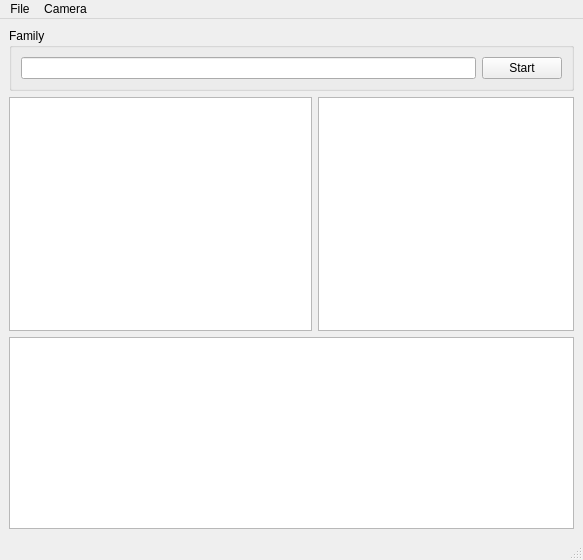
<?xml version="1.0" encoding="UTF-8"?>
<ui version="4.0">
 <class>TetherWindow</class>
 <widget class="QMainWindow" name="TetherWindow">
  <property name="windowModality">
   <enum>Qt::NonModal</enum>
  </property>
  <property name="geometry">
   <rect>
    <x>0</x>
    <y>0</y>
    <width>583</width>
    <height>560</height>
   </rect>
  </property>
  <property name="acceptDrops">
   <bool>false</bool>
  </property>
  <property name="windowTitle">
   <string>LBC Directory Tether</string>
  </property>
  <property name="unifiedTitleAndToolBarOnMac">
   <bool>false</bool>
  </property>
  <widget class="QWidget" name="centralwidget">
   <layout class="QVBoxLayout" name="verticalLayout_2">
    <item>
     <widget class="QGroupBox" name="familyGrp">
      <property name="title">
       <string>Family</string>
      </property>
      <layout class="QHBoxLayout" name="horizontalLayout_2">
       <item>
        <widget class="SearchBox" name="searchbox"/>
       </item>
       <item>
        <widget class="QPushButton" name="pushButton">
         <property name="text">
          <string>Start</string>
         </property>
        </widget>
       </item>
      </layout>
     </widget>
    </item>
    <item>
     <widget class="QWidget" name="widget" native="true">
      <property name="sizePolicy">
       <sizepolicy hsizetype="Preferred" vsizetype="Preferred">
        <horstretch>0</horstretch>
        <verstretch>200</verstretch>
       </sizepolicy>
      </property>
      <layout class="QHBoxLayout" name="horizontalLayout" stretch="0,0">
       <property name="margin">
        <number>0</number>
       </property>
       <item>
        <widget class="QGraphicsView" name="preview"/>
       </item>
       <item>
        <widget class="QListWidget" name="thumbList">
         <property name="sizePolicy">
          <sizepolicy hsizetype="Minimum" vsizetype="Expanding">
           <horstretch>0</horstretch>
           <verstretch>200</verstretch>
          </sizepolicy>
         </property>
         <property name="minimumSize">
          <size>
           <width>50</width>
           <height>0</height>
          </size>
         </property>
         <property name="mouseTracking">
          <bool>false</bool>
         </property>
        </widget>
       </item>
      </layout>
     </widget>
    </item>
    <item>
     <widget class="QPlainTextEdit" name="log"/>
    </item>
   </layout>
  </widget>
  <widget class="QMenuBar" name="menubar">
   <property name="geometry">
    <rect>
     <x>0</x>
     <y>0</y>
     <width>583</width>
     <height>23</height>
    </rect>
   </property>
   <widget class="QMenu" name="menuFile">
    <property name="title">
     <string>File</string>
    </property>
    <addaction name="actionSign_in"/>
    <addaction name="actionQuit"/>
   </widget>
   <widget class="QMenu" name="menuCamera">
    <property name="title">
     <string>Camera</string>
    </property>
    <addaction name="actionInfo"/>
    <addaction name="actionDetect_Camer"/>
    <addaction name="actionCapture"/>
   </widget>
   <addaction name="menuFile"/>
   <addaction name="menuCamera"/>
  </widget>
  <widget class="QStatusBar" name="statusbar"/>
  <action name="actionQuit">
   <property name="icon">
    <iconset theme="application-exit">
     <normaloff/>
    </iconset>
   </property>
   <property name="text">
    <string>Quit</string>
   </property>
   <property name="shortcut">
    <string>Ctrl+Shift+Q</string>
   </property>
   <property name="shortcutContext">
    <enum>Qt::ApplicationShortcut</enum>
   </property>
   <property name="menuRole">
    <enum>QAction::QuitRole</enum>
   </property>
   <property name="iconVisibleInMenu">
    <bool>true</bool>
   </property>
  </action>
  <action name="actionInfo">
   <property name="text">
    <string>Information</string>
   </property>
  </action>
  <action name="actionDetect_Camer">
   <property name="text">
    <string>Detect Camera</string>
   </property>
  </action>
  <action name="actionLog">
   <property name="text">
    <string>Event Log</string>
   </property>
  </action>
  <action name="actionLogin">
   <property name="text">
    <string>Login</string>
   </property>
  </action>
  <action name="actionSign_in">
   <property name="text">
    <string>Sign in...</string>
   </property>
   <property name="iconVisibleInMenu">
    <bool>false</bool>
   </property>
  </action>
  <action name="actionCapture">
   <property name="text">
    <string>Capture</string>
   </property>
  </action>
 </widget>
 <customwidgets>
  <customwidget>
   <class>SearchBox</class>
   <extends>QLineEdit</extends>
   <header>searchbox.h</header>
  </customwidget>
 </customwidgets>
 <resources/>
 <connections>
  <connection>
   <sender>actionQuit</sender>
   <signal>triggered()</signal>
   <receiver>TetherWindow</receiver>
   <slot>close()</slot>
   <hints>
    <hint type="sourcelabel">
     <x>-1</x>
     <y>-1</y>
    </hint>
    <hint type="destinationlabel">
     <x>218</x>
     <y>277</y>
    </hint>
   </hints>
  </connection>
  <connection>
   <sender>actionInfo</sender>
   <signal>triggered()</signal>
   <receiver>TetherWindow</receiver>
   <slot>raise()</slot>
   <hints>
    <hint type="sourcelabel">
     <x>-1</x>
     <y>-1</y>
    </hint>
    <hint type="destinationlabel">
     <x>152</x>
     <y>140</y>
    </hint>
   </hints>
  </connection>
  <connection>
   <sender>pushButton</sender>
   <signal>pressed()</signal>
   <receiver>actionCapture</receiver>
   <slot>trigger()</slot>
   <hints>
    <hint type="sourcelabel">
     <x>522</x>
     <y>70</y>
    </hint>
    <hint type="destinationlabel">
     <x>291</x>
     <y>279</y>
    </hint>
   </hints>
  </connection>
 </connections>
 <slots>
  <slot>displayThumbForJPEG()</slot>
 </slots>
</ui>
